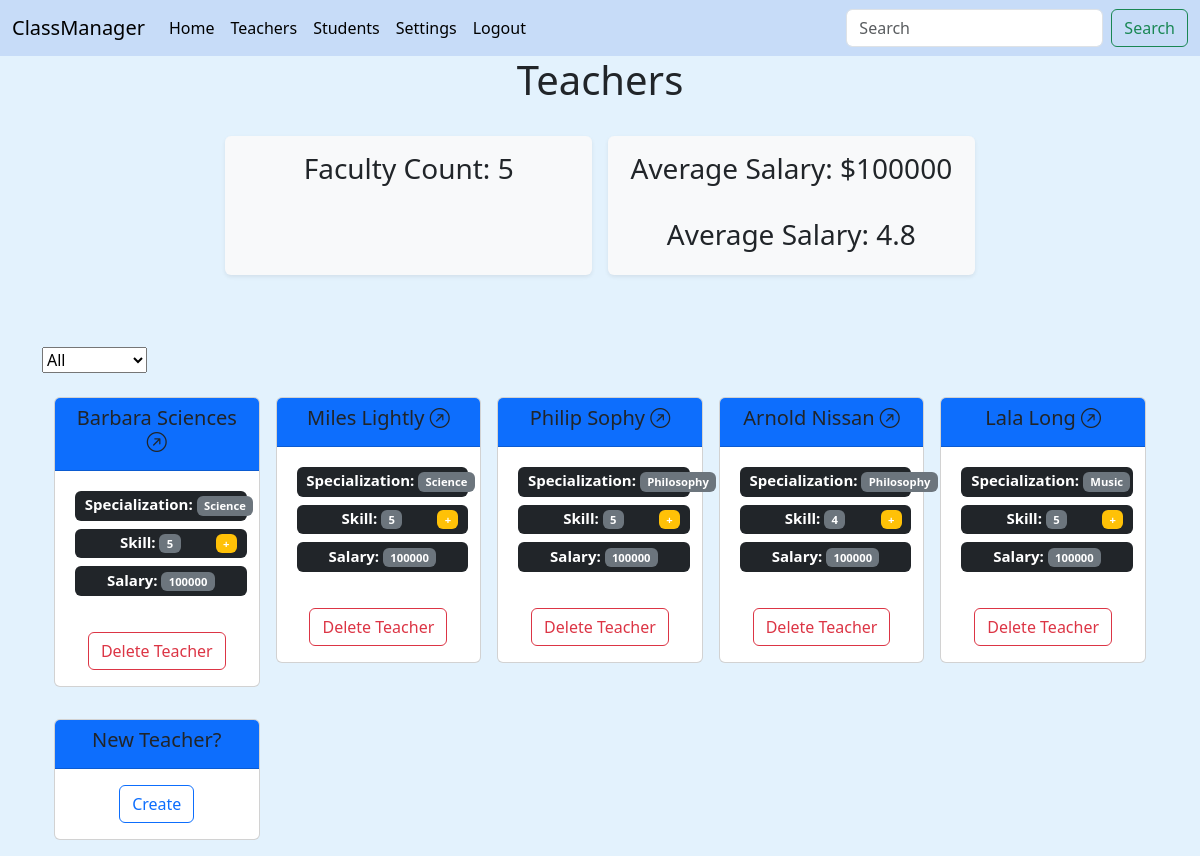
Page /all_teachers/ (signed in) on the earlier database version.
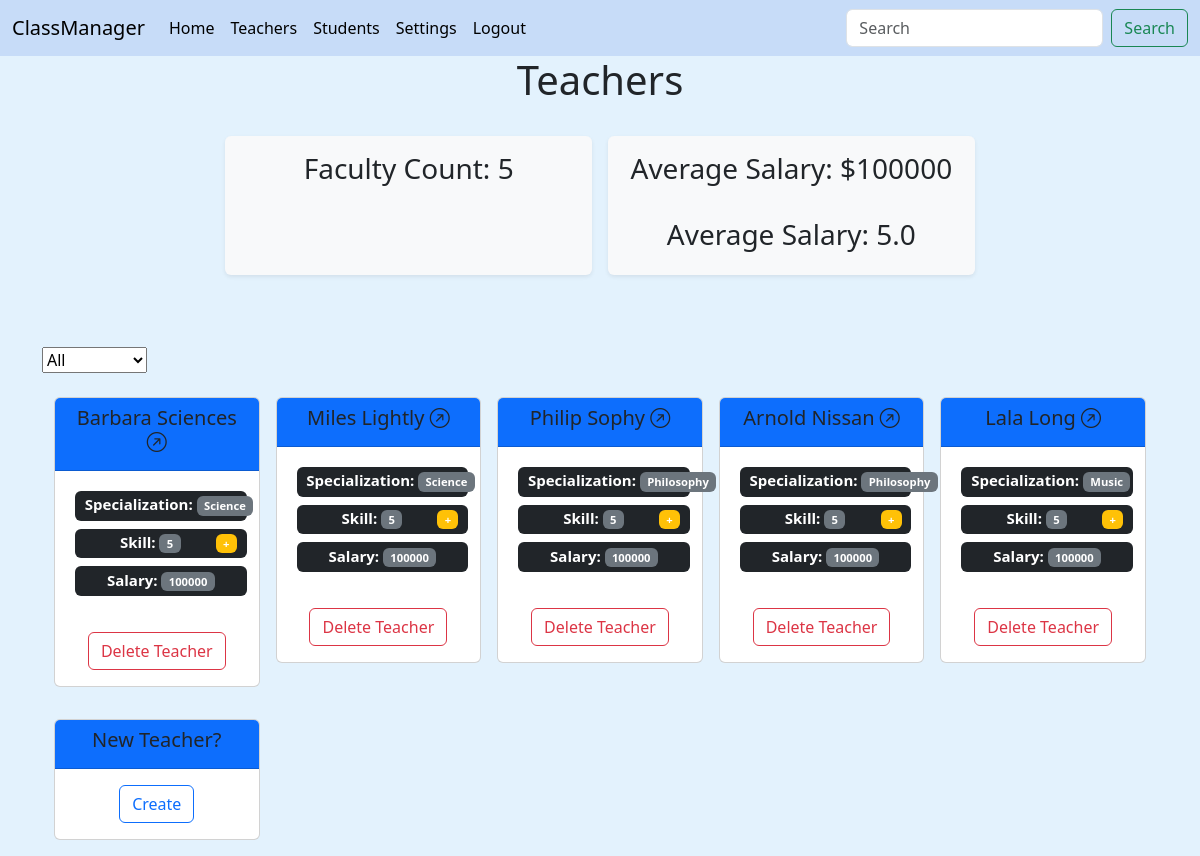
Same page on the later database version.
### main/models.py (models this page shows, shortened)
class Teacher(models.Model):
    user = models.ForeignKey(User, on_delete=models.DO_NOTHING, blank=True, null=True)
    first_name = models.CharField(max_length=50)
    last_name = models.CharField(max_length=50)
    subject = models.ForeignKey(Subject, on_delete=models.CASCADE, blank=True, null=True)
    skill = models.IntegerField(validators=[MinValueValidator(0), MaxValueValidator(5)], blank=True, null=True)
    salary = models.IntegerField(validators=[MinValueValidator(1000), MaxValueValidator(999999)], blank=True, null=True)
    def __str__(self):
        return (
                f"{self.first_name+' '+self.last_name}"
        )

class Subject(models.Model):
    user = models.ForeignKey(User, on_delete=models.DO_NOTHING, blank=True, null=True)
    name = models.CharField(max_length=60, unique=True)
    def __str__(self):
        return (
                f"{self.name}"
        )

### main/views.py (the view, shortened to what this page needs)
# urls.py: path('all_teachers/', views.all_teachers, name='all_teachers'),
@login_required(login_url="main:login_view")
def all_teachers(request):
    user = request.user
    subjects = Subject.objects.filter(user_id=user.id)
    teachers = Teacher.objects.filter(user_id=user.id)
    teacherForm = TeacherForm()
    filter = request.GET.get('filter') if bool(request.GET.get('filter', False)) else None
    avgSkill = computeAvgSkill(teachers)
    avgSalary = computeAvgSalary(teachers)
    return render(request, "main/all_teachers.html", {
        'teachers': teachers,
        'subjects': subjects,
        'filter': filter,
        'avgSkill': avgSkill,
        'avgSalary': avgSalary,
        'form': teacherForm
    })

### main/forms.py
class TeacherForm(forms.ModelForm):
    class Meta:
        model = Teacher
        fields = '__all__'
        exclude = ['user', 'subject']

### main/gameFunctions.py (called while the page is built)
def computeAvgSkill(set):
    return sum(x.skill for x in set)/len(set)

def computeAvgSalary(set):
    return int(sum(x.salary for x in set)/len(set))

### main/models.py (called while the page is built)
    def __str__(self):
        return (
                f"{self.first_name+' '+self.last_name}"
        )

    def __str__(self):
        return (
                f"{self.name}"
        )

### main/templates/main/all_teachers.html (shortened to what this page needs)
{% extends "main/base.html" %}
{% block content %}
{% if request.user.is_authenticated %}
<h1>
  {% if filter is None %}
  <center>Teachers</center>
  {% else %}
  <center>{{filter|capfirst}} Teachers</center>
  {% endif %}
</h1>
<br>
<div class="container text-center">
  <div class="row g-2 justify-content-center">
    <div class="col-4 m-2 shadow-sm p-3 mb-5 bg-body-tertiary rounded bg-light">
      <h3>Faculty Count: {{teachers.count}}</h3>
    </div>
    <div class="col-4 m-2 shadow-sm p-3 mb-5 bg-body-tertiary rounded bg-light align-items-center justify-content-center">
      <h3>Average Salary: ${{avgSalary}}</h3>
      <br />
      <h3>Average Salary: {{avgSkill}}</h3>
    </div>
  </div>
</div>
<br />
<form action="" id="filter">
  <select name="filter">
    <option value="all">All</option>
  </select>
</form>
<br>
<div id="teacher-container" class="container overflow-hidden text-center">
  <div class="row row-cols-2 row-cols-lg-5 g-2 g-lg-3">
    {% for teacher in teachers %}
    <div class="col-2">
      <div id="{{teacher.id}}" class="card mb-3" style="max-width: 18rem;">
        <div class="card-header bg-primary">
          <h5><a class="title-header link-dark bg-primary fw-medium" href="{% url 'main:teacher' teacher.id %}">{{teacher|title}} <i class="bi bi-arrow-up-right-circle"></i></a></h5>
        </div>
        <div class="card-body">
          <h5 class="card-title">
            <span style="width: 100%;" class="m-1 badge bg-dark">Specialization: <span class="badge bg-secondary"> {{ teacher.subject }}</span></span>
              <br />
              <span style="width: 100%;" class="m-1 badge bg-dark">Skill: <span class="badge bg-secondary"> {{ teacher.skill }}</span> <a class="float-end" href="{% url 'main:train' teacher.id %}"><badge class="badge bg-warning">+</badge></a></span>
              <br />
              <span style="width: 100%;" class="m-1 badge bg-dark">Salary: <span class="badge bg-secondary"> {{ teacher.salary }}</span></span>
          </h5>
          <br>
          <a href="{% url 'main:delete' teacher.id 'teacher' %}">
            <button type="button" class="btn btn-outline-danger">Delete Teacher</button>
          </a>
        </div>
      </div>
    </div>
    {% endfor %}
    <div id="start_create_teacher" class="col-2">
      <div class="card mb-3" style="max-width: 18rem">
        <div class="card-header bg-primary">
          <h5 class="text-dark bg-primary fw-medium">New Teacher?</h5>
        </div>
        <div class="card-body">
          <button class="toggler btn btn-outline-primary" id="teacher">Create</button>
        </div>
      </div>
    </div>
  </div>
</div>
{% endif %}
{% endblock %}

Differences in the rows shown:
changed Teacher "Arnold Nissan": skill "4" → "5"
Other differences:
{{ avgSkill }}: "4.8" → "5.0"
